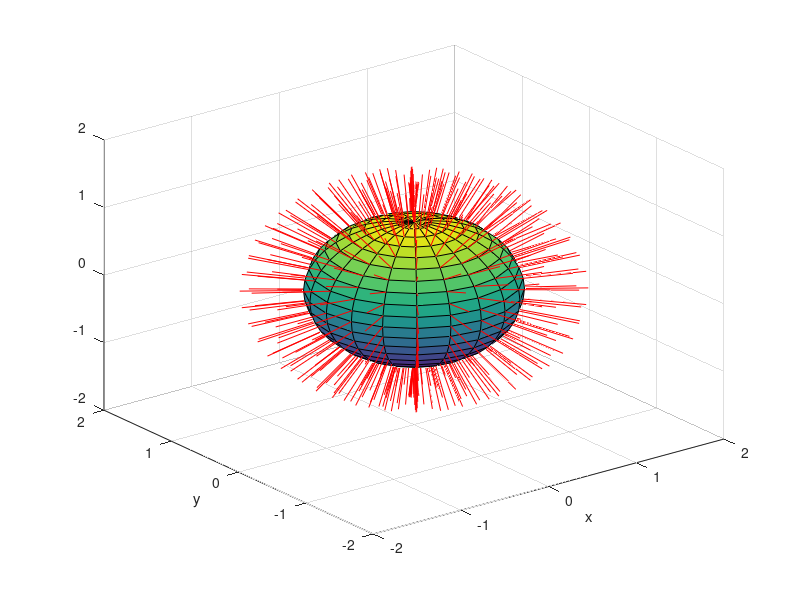

Here is the MATLAB script that generated this plot:
% P11_17.M Surface normals to a sphere
%
% In this case, the command sphere can be used. Otherwise, compute the
%  gradient. Then, use command surfnorm to plot results.
%
clear
clf
[x,y,z]=sphere(20);
surfnorm(x,y,z)
xlabel('x')
ylabel('y')
%
% for a general surface, compute the gradient
%
